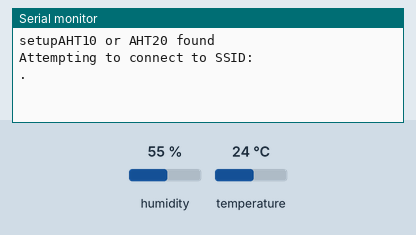
This sketch was run on a simulated ESP32. Parts: the last lines printed to the serial monitor. Inputs (shaded band) come from the test bench; at power-on: humidity 55 %, temperature 24 °C. WiFi joins after 1.5 s; servers stay silent unless stated; not simulated (calls return 0 or success): secrets.h.

Above: at 1.2 s.
1.3 s: humidity set to 22 %
At 5.29 s:
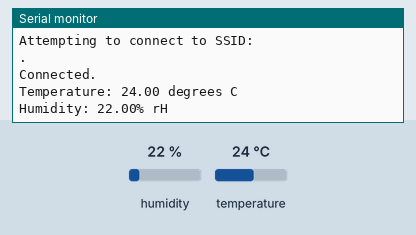
At 5.9 s:
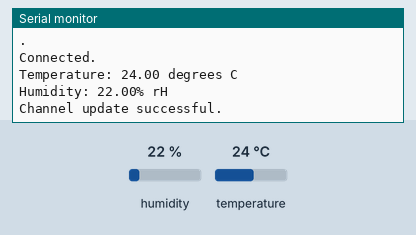

The sketch:

ThingSpeak_Temperature_Humidity.ino
```cpp
#include <WiFi.h>
#include <Adafruit_AHTX0.h>
#include "secrets.h"
#include "ThingSpeak.h" // always include thingspeak header file after other header files and custom macros

Adafruit_AHTX0 aht;

char ssid[] = SECRET_SSID;   // your network SSID (name)
char pass[] = SECRET_PASS;   // your network password
int keyIndex = 0;            // your network key Index number (needed only for WEP)
WiFiClient  client;

unsigned long myChannelNumber = SECRET_CH_ID;
const char * myWriteAPIKey = SECRET_WRITE_APIKEY;

String myStatus = "";

float temperature = 0;
float humidity = 0;

void setup() {
  Serial.begin(115200);  //Initialize serial
  while (!Serial) {
    ; // wait for serial port to connect. Needed for Leonardo native USB port only
  }
  printf("setup");
  if (! aht.begin()) {
    Serial.println("Could not find AHT? Check wiring");
    while (1) delay(10);
  }
  Serial.println("AHT10 or AHT20 found");

  WiFi.mode(WIFI_STA);
  ThingSpeak.begin(client);  // Initialize ThingSpeak
}

void loop() {

  // Connect or reconnect to WiFi
  if(WiFi.status() != WL_CONNECTED){
    Serial.print("Attempting to connect to SSID: ");
    Serial.println(SECRET_SSID);
    while(WiFi.status() != WL_CONNECTED){
      WiFi.begin(ssid, pass);  // Connect to WPA/WPA2 network. Change this line if using open or WEP network
      Serial.print(".");
      delay(5000);
    }
    Serial.println("\nConnected.");
  }

  sensors_event_t humidityEvent, tempEvent;
  aht.getEvent(&humidityEvent, &tempEvent);
  temperature = tempEvent.temperature;
  humidity = humidityEvent.relative_humidity;

  // Print sensor data to the serial monitor
  Serial.print("Temperature: "); Serial.print(temperature); Serial.println(" degrees C");
  Serial.print("Humidity: "); Serial.print(humidity); Serial.println("% rH");

  // Set the fields with the values
  ThingSpeak.setField(1, temperature);
  ThingSpeak.setField(2, humidity);

  // write to the ThingSpeak channel
  int x = ThingSpeak.writeFields(myChannelNumber, myWriteAPIKey);
  if(x == 200){
    Serial.println("Channel update successful.");
  }
  else{
    Serial.println("Problem updating channel. HTTP error code " + String(x));
  }

  delay(20000); // Wait 20 seconds to update the channel again
}
```

Measured:
- after the input at 1.3 s, the serial monitor: prints a new line after 3.8 s (image 1)
